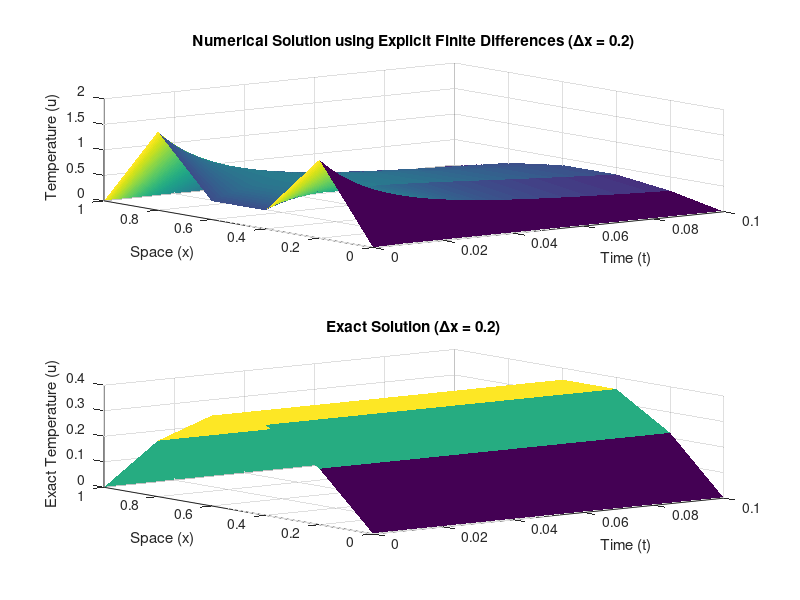
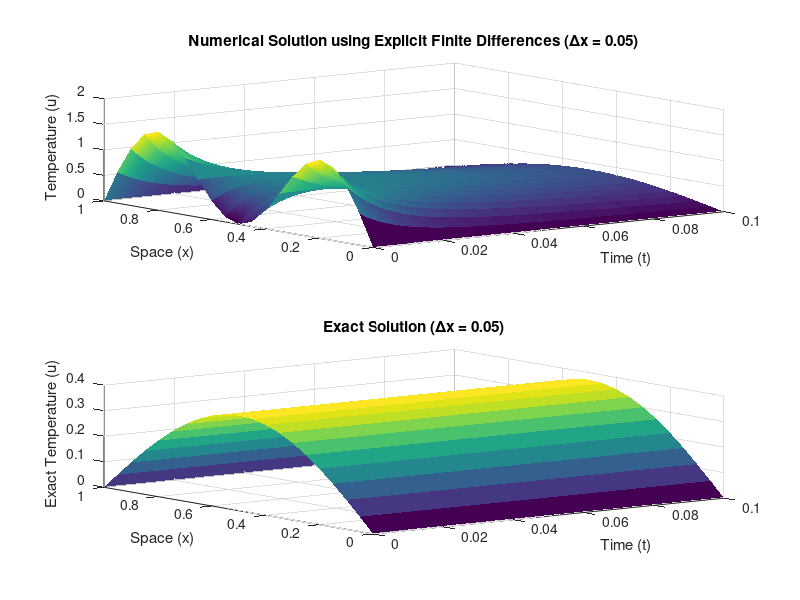
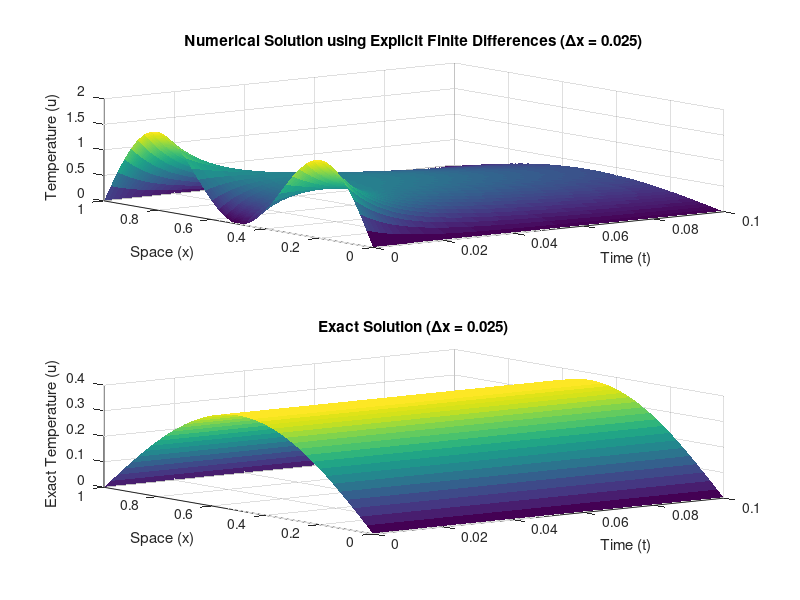
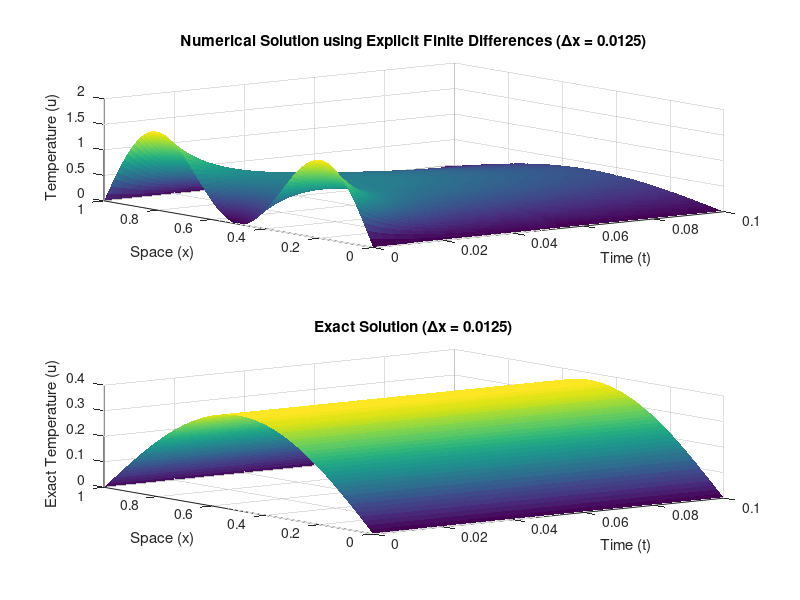

The MATLAB script that drew these images, in order:
close all;
clear;
clc;

% Set boundary conditions
c1 = 0;
c2 = 0;

% Set time step, spatial domain, and time domain parameters
dt = 0.00007812;
a = 0;
b = 1;
t0 = 0;
tf = 0.1;

% Set different ∆x values to test
dx_values = [0.2, 0.05, 0.025, 0.0125];
errors = zeros(1, length(dx_values));

% Boundary conditions
c1 = 0;
c2 = 0;

% Time-stepping loop
for dx_index = 1:length(dx_values)
    % Set the current ∆x
    dx = dx_values(dx_index);

    % Create spatial and temporal grids
    x = a:dx:b;
    t = t0:dt:tf;
    n = length(x);
    m = length(t);

    % Calculate r
    r = dt / (dx^2);

    % Initialize solution matrix
    U = zeros(n, m);

    % Initial condition
    U(:, 1) = sin(pi * x) + sin(3 * pi * x);

    % Time-stepping loop
    for j = 1:m-1
        for ii = 2:n-1
            % Explicit finite difference scheme
            U(ii, j+1) = (1 - 2*r) * U(ii, j) + r * (U(ii+1, j) + U(ii-1, j));
        end

        % Apply boundary conditions
        U(1, j+1) = 0;
        U(end, j+1) = 0;
    end

    % Calculate the exact solution at the final time step
    exact_solution = sin(pi * x) .* exp(-pi^2 * t(end)) + sin(3 * pi * x) .* exp(-9 * pi^2 * t(end));

    % Calculate the error
    errors(dx_index) = max(abs(U(:, end)' - exact_solution));

    % Create meshgrid matrices for t and x
    [T, X] = meshgrid(t, x);

    % Plot the solution using surf with logarithmic color scale
    
    figure;
    subplot(2, 1, 1);
    surf(T, X, U, 'EdgeColor', 'none');
    xlabel('Time (t)');
    ylabel('Space (x)');
    zlabel('Temperature (u)');
    title(['Numerical Solution using Explicit Finite Differences (\Deltax = ' num2str(dx) ')']);
    
    % Plot the exact solution using surf
    subplot(2, 1, 2);
    surf(T, X, sin(pi * X) .* exp(-pi^2 * t(end)) + sin(3 * pi * X) .* exp(-9 * pi^2 * t(end)), 'EdgeColor', 'none');
    xlabel('Time (t)');
    ylabel('Space (x)');
    zlabel('Exact Temperature (u)');
    title(['Exact Solution (\Deltax = ' num2str(dx) ')']);
end

% Draw the log-log plot for the error metric
figure;
loglog(dx_values, errors, 'o-', 'LineWidth', 2);
hold on;
text(dx_values, errors, arrayfun(@(e) sprintf('dx = %.4f', e), dx_values, 'UniformOutput', false), 'VerticalAlignment', 'bottom', 'HorizontalAlignment', 'right');
xlabel('∆x');
ylabel('Error');
title('Error vs. ∆x');
grid on;

% Perform linear fit to find slope (order of convergence)
p = polyfit(log(dx_values), log(errors), 1);
slope = p(1);
fprintf('Slope (order of convergence): %.4f\n', slope);
